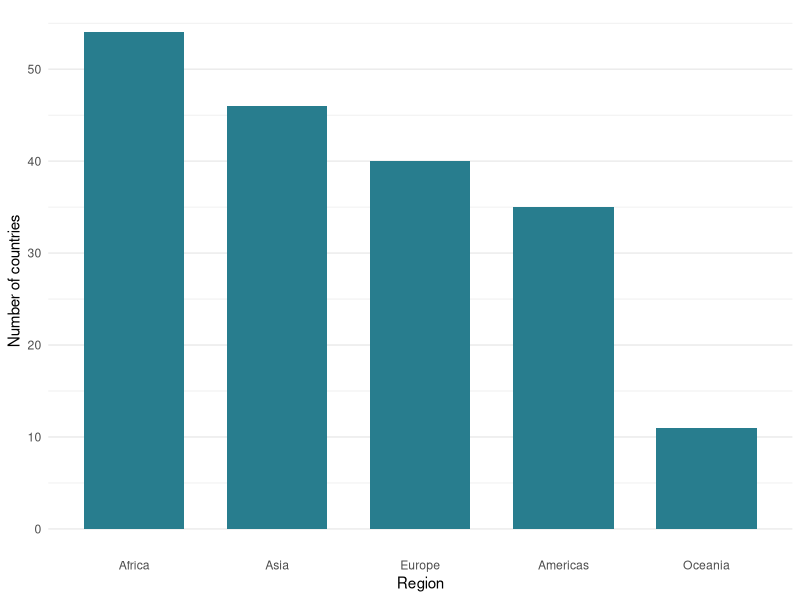
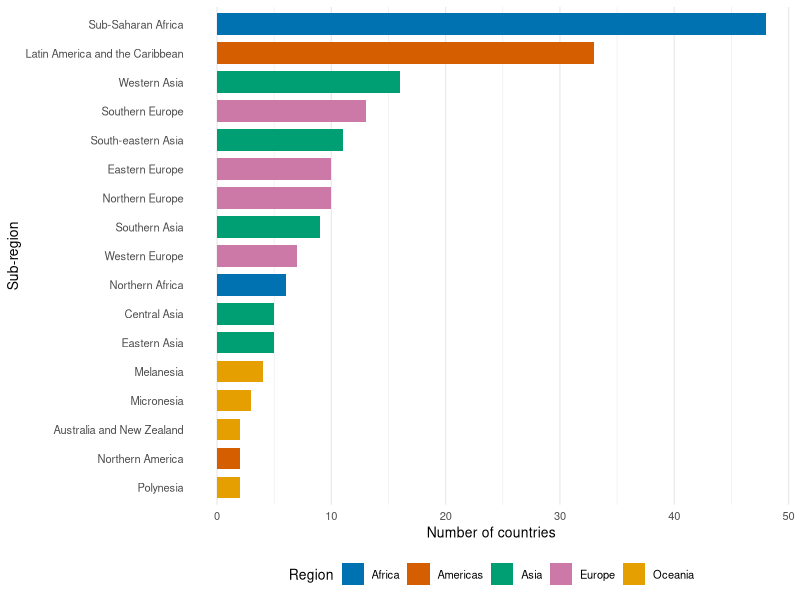

These figures' R source, in order:
## ---- chunk 1
#| label: setup
#| include: false
library(tidyverse)
library(knitr)
library(kableExtra)
## ---- chunk 2
#| label: read-countries
#| echo: true
countries <- read.table("data/raw/countries.txt", header = TRUE)
dim(countries)
## ---- chunk 3
#| label: read-regions
regions <- read.table("data/raw/regions.txt", header = TRUE)
dim(regions)
## ---- chunk 4
#| label: analytical-data
study_regions <- regions |>
  semi_join(countries, by = c("country_code" = "ISO"))

nrow(study_regions)
## ---- chunk 5
#| include: false
# Check unique identifiers, complete matching and region labels.
stopifnot(
  !anyDuplicated(countries$ISO),
  !anyDuplicated(regions$country_code),
  all(countries$ISO %in% regions$country_code),
  nrow(study_regions) == nrow(countries),
  all(!is.na(study_regions$region) & study_regions$region != ""),
  all(!is.na(study_regions$sub_region) & study_regions$sub_region != "")
)
nrow(study_regions)
## ---- chunk 6
#| label: region-table
region_counts <- study_regions |>
  group_by(region) |>
  summarise(count = n(), .groups = "drop") |>
  arrange(desc(count), region)

kable(region_counts, col.names = c("Region", "Count"),
      caption = "Study countries by region", booktabs = TRUE, label = NA) |>
  kable_styling(latex_options = "HOLD_position")
## ---- chunk 7
#| label: sub-region-table
subregion_counts <- study_regions |>
  group_by(region, sub_region) |>
  summarise(count = n(), .groups = "drop") |>
  arrange(desc(count), sub_region)

kable(select(subregion_counts, sub_region, count),
      col.names = c("Sub-region", "Count"),
      caption = "Study countries by sub-region", booktabs = TRUE, label = NA) |>
  kable_styling(latex_options = "HOLD_position")
## ---- chunk 8
#| include: false
stopifnot(sum(region_counts$count) == nrow(countries),
          sum(subregion_counts$count) == nrow(countries))
## ---- chunk 9
#| label: region-chart
#| fig-width: 7
#| fig-height: 3.5
#| fig-cap: "Number of study countries in each region."
ggplot(study_regions,
       aes(x = fct_infreq(region))) +
  geom_bar(fill = "#287D8E", width = 0.7) +
  labs(x = "Region", y = "Number of countries") +
  scale_y_continuous(breaks = seq(0, 60, 10)) +
  theme_minimal(base_size = 11) +
  theme(panel.grid.major.x = element_blank())
## ---- chunk 10
#| label: sub-region-chart
#| fig-width: 7.2
#| fig-height: 4.8
#| fig-cap: "Study countries by sub-region, ordered by count and colored by region."
ggplot(study_regions,
       aes(x = fct_rev(fct_infreq(sub_region)), fill = region)) +
  geom_bar(width = 0.75) +
  coord_flip() +
  scale_fill_manual(values = c(
    Africa = "#0072B2", Americas = "#D55E00", Asia = "#009E73",
    Europe = "#CC79A7", Oceania = "#E69F00"
  )) +
  scale_y_continuous(breaks = seq(0, 50, 10)) +
  labs(x = "Sub-region", y = "Number of countries", fill = "Region") +
  theme_minimal(base_size = 10) +
  theme(legend.position = "bottom",
        panel.grid.major.y = element_blank())
